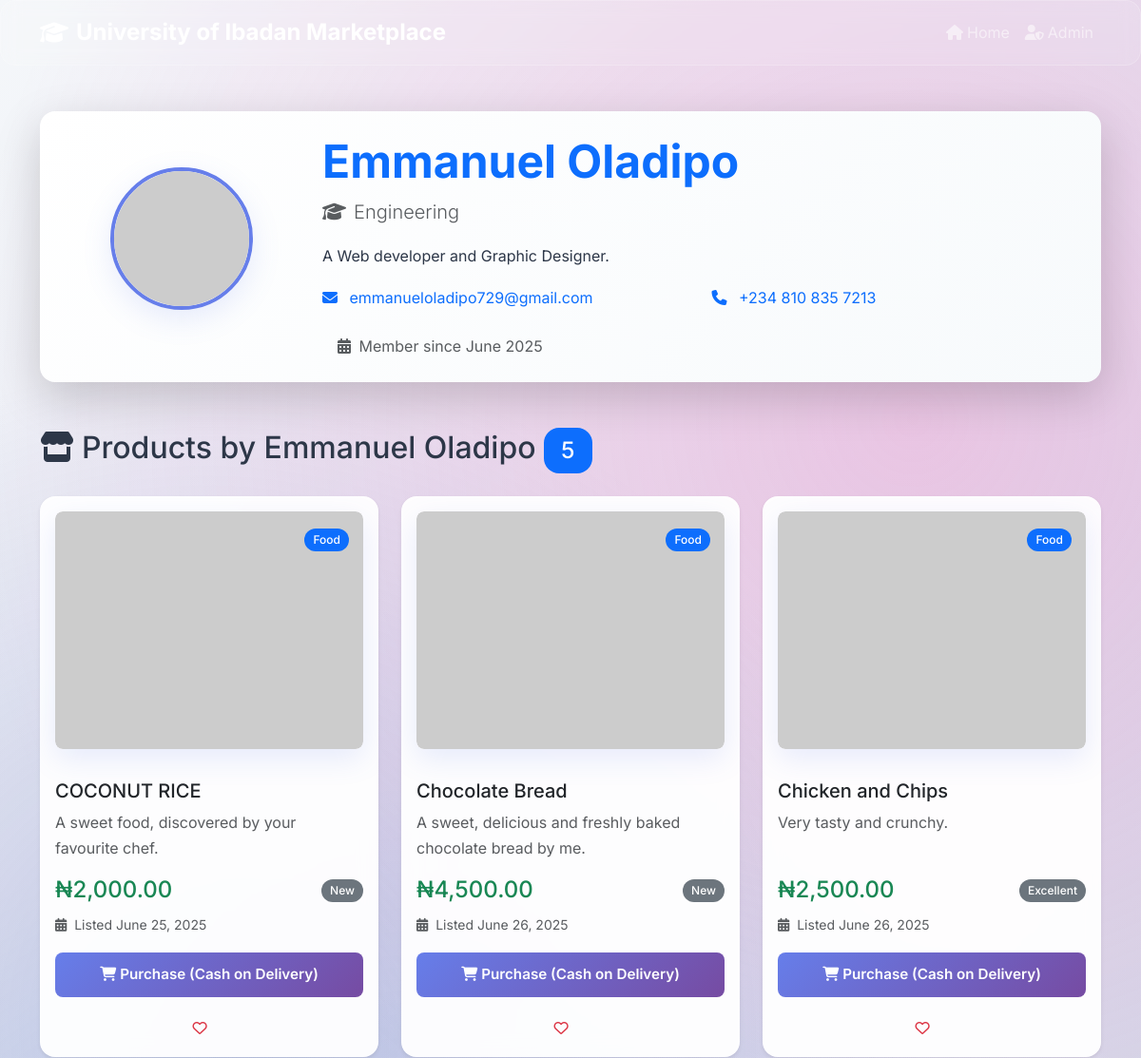
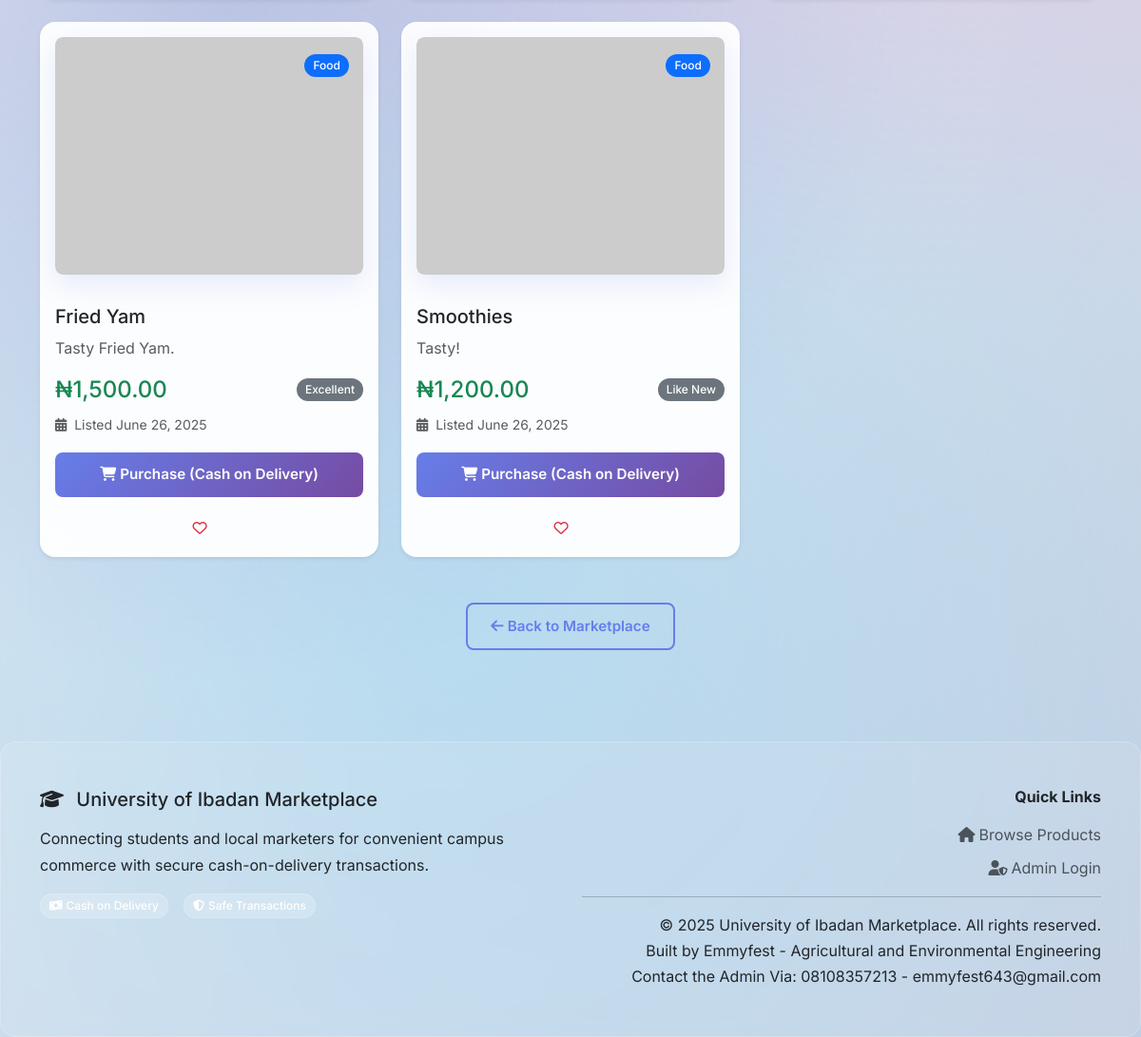
Screenshot of /seller/1 with the database file from the repository (2 pictures, top to bottom).
### models.py (models this page shows, shortened)
class University(db.Model):
    __tablename__ = 'university'
    id = Column(Integer, primary_key=True)
    name = Column(String(200), nullable=False)
    logo_url = Column(String(500))
    primary_color = Column(String(7), default='#007bff')
    secondary_color = Column(String(7), default='#28a745')
    accent_color = Column(String(7), default='#ffc107')
    updated_at = Column(DateTime, default=datetime.utcnow)

class Seller(db.Model):
    __tablename__ = 'sellers'
    id = Column(Integer, primary_key=True)
    name = Column(String(100), nullable=False)
    department = Column(String(100), nullable=False)
    email = Column(String(120), unique=True, nullable=False)
    phone = Column(String(20), nullable=False)
    profile_image_url = Column(String(500))
    bio = Column(Text)
    rating = Column(Float, default=0.0)
    is_active = Column(Boolean, default=True)
    created_at = Column(DateTime, default=datetime.utcnow)
    products = relationship("Product", back_populates="seller", cascade="all, delete-orphan")

class Product(db.Model):
    __tablename__ = 'products'
    id = Column(Integer, primary_key=True)
    seller_id = Column(Integer, ForeignKey('sellers.id'), nullable=False)
    name = Column(String(200), nullable=False)
    description = Column(Text, nullable=False)
    price = Column(Float, nullable=False)
    category = Column(String(50), nullable=False)
    condition = Column(String(50), default='Good')
    image_url = Column(String(500))
    is_available = Column(Boolean, default=True)
    created_at = Column(DateTime, default=datetime.utcnow)
    seller = relationship("Seller", back_populates="products")

### routes.py (the view)
@app.route('/seller/<int:seller_id>')
def seller_profile(seller_id):
    seller = Seller.query.filter_by(id=seller_id, is_active=True).first()
    is_admin = session.get('admin_logged_in', False)
    if not seller:
        flash('Seller not found or inactive.', 'error')
        return redirect(url_for('index'))
    products = Product.query.filter_by(seller_id=seller_id, is_available=True).all()
    university = University.query.first()
    return render_template('seller_profile.html', seller=seller, is_admin=is_admin, products=products, university=university)

### main.py (called while the page is built)
@app.before_request
def before_first_request():
    if not hasattr(app, '_database_initialized'):
        with app.app_context():
            init_database()  # This will create your admin user and university settings
        app._database_initialized = True

### routes.py (called while the page is built)
@app.template_filter('currency')
def currency_filter(value):
    return f"\u20a6{value:,.2f}"

@app.context_processor
def inject_globals():
    university = University.query.first()
    return {
        'admin_logged_in': session.get('admin_logged_in', False),
        'university': university
    }

### templates/seller_profile.html (shortened to what this page needs)
  {% extends "base.html" %}
{% block content %}
<div class="container py-5">
    <div class="row mb-5">
        <div class="col-12">
            <div class="seller-profile-card bg-white shadow-lg rounded-lg p-4">
                <div class="row align-items-center">
                    <div class="col-md-3 text-center">
                        <img src="{{ seller.profile_image }}"
                             class="rounded-circle seller-avatar mb-3"
                             alt="{{ seller.nam }}" width="150" height="150">
                    </div>
                    <div class="col-md-9">
                        <h1 class="display-5 fw-bold text-primary">{{ seller.name }}</h1>
                        <p class="lead text-muted mb-3">
                            <i class="fas fa-graduation-cap me-2"></i>{{ seller.department }}
                        </p>
                        {% if seller.bio %}
                        <p class="mb-3">{{ seller.bio }}</p>
                        {% endif %}
                        <div class="seller-contact-info">
                            <div class="row">
                                <div class="col-md-6">
                                    <p class="mb-2">
                                        <i class="fas fa-envelope text-primary me-2"></i>
                                        <a href="mailto:{{ seller.email }}" class="text-decoration-none">{{ seller.email }}</a>
                                    </p>
                                </div>
                                <div class="col-md-6">
                                    <p class="mb-2">
                                        <i class="fas fa-phone text-primary me-2"></i>
                                        <a href="tel:{{ seller.phone }}" class="text-decoration-none">{{ seller.phone }}</a>
                                    </p>
                                </div>
                            </div>
                        </div>
                      <div class="mt-3">
                            <span class="text-muted ms-3">
                                <i class="fas fa-calendar-alt me-1"></i>
                                Member since {{ seller.created_at.strftime('%B %Y') }}
                            </span>
                        </div>
                    </div>
                </div>
            </div>
        </div>
    </div>
    <div class="row">
        <div class="col-12">
            <h2 class="mb-4">
                <i class="fas fa-store me-2"></i>Products by {{ seller.name }}
                <span class="badge bg-primary">{{ products|length }}</span>
            </h2>
        </div>
    </div>
    {% if products %}
        <div class="row g-4">
            {% for product in products %}
                <div class="col-lg-4 col-md-6">
                    <div class="card product-card h-100 shadow-sm">
                        <div class="product-image-container">
                          <img src="{{ product.image_url }}" class="card-img-top product-image" alt="{{ product.name }}">
                            <div class="product-badge">
                                <span class="badge bg-primary">{{ product.category }}</span>
                            </div>
                        </div>
                        <div class="card-body d-flex flex-column">
                            <h5 class="card-title">{{ product.name }}</h5>
                            <p class="card-text text-muted flex-grow-1">{{ product.description }}</p>
                            <div class="product-details mb-3">
                                <div class="d-flex justify-content-between align-items-center mb-2">
                                    <span class="h4 text-success mb-0">{{ product.price|currency }}</span>
                                    <span class="badge bg-secondary">{{ product.condition }}</span>
                                </div>
                                <small class="text-muted">
                                    <i class="fas fa-calendar-alt me-1"></i>
                                    Listed {{ product.created_at.strftime('%B %d, %Y') }}
                                </small>
                            </div>
                            <div class="d-grid">
                                <a href="{{ url_for('contact_seller', seller_id=seller.id, product_id=product.id) }}"
                                   class="btn btn-primary">
                                    <i class="fas fa-shopping-cart me-1"></i>Purchase (Cash on Delivery)
                                </a>
                            </div>
                        </div>
                    </div>
                </div>
            {% endfor %}
        </div>
    {% endif %}
    <div class="row mt-5">
        <div class="col-12 text-center">
            <a href="{{ url_for('index') }}" class="btn btn-outline-primary">
                <i class="fas fa-arrow-left me-1"></i>Back to Marketplace
            </a>
        </div>
    </div>
</div>
{% endblock %}

### templates/base.html (shortened to what this page needs)
<!DOCTYPE html>
<html lang="en">
<head>
    <link href="https://cdn.jsdelivr.net/npm/bootstrap@5.3.0/dist/css/bootstrap.min.css" rel="stylesheet">
    <link href="https://cdnjs.cloudflare.com/ajax/libs/font-awesome/6.4.0/css/all.min.css" rel="stylesheet">
    <link href="{{ url_for('static', filename='css/style.css') }}" rel="stylesheet">
</head>
<body class="bg-animated">
    <nav class="navbar navbar-expand-lg navbar-dark sticky-top glass-effect">
        <div class="container">
            <a class="navbar-brand fw-bold" href="{{ url_for('index') }}">
                <i class="fas fa-graduation-cap me-2" {% if university and university.logo_url %}style="display:none;"{% endif %}></i>
                {{ university.name if university else 'University Marketplace' }}
            </a>
            <div class="collapse navbar-collapse" id="navbarNav">
                <ul class="navbar-nav ms-auto">
                    <li class="nav-item">
                        <a class="nav-link" href="{{ url_for('index') }}">
                            <i class="fas fa-home me-1"></i>Home
                        </a>
                    </li>
                    {% if admin_logged_in %}
                    <li class="nav-item">
                        <a class="nav-link" href="{{ url_for('admin') }}">
                            <i class="fas fa-cog me-1"></i>Admin Panel
                        </a>
                    </li>
                    <li class="nav-item">
                        <a class="nav-link" href="{{ url_for('admin_logout') }}">
                            <i class="fas fa-sign-out-alt me-1"></i>Logout
                        </a>
                    </li>
                    {% else %}
                    <li class="nav-item">
                        <a class="nav-link" href="{{ url_for('admin_login') }}">
                            <i class="fas fa-user-shield me-1"></i>Admin
                        </a>
                    </li>
                    {% endif %}
                </ul>
            </div>
        </div>
    </nav>
    <main>
        {% block content %}{% endblock %}
    </main>
    <footer class="glass-effect text-light py-5 mt-5">
        <div class="container">
            <div class="row">
                <div class="col-md-6">
    <h5 class="mb-3 text-dark">
        <i class="fas fa-graduation-cap me-2" {% if university and university.logo_url %}style="display:none;"{% endif %}></i>
        {{ university.name if university else 'University Marketplace' }}
    </h5>
    <p class="text-dark opacity-85">Connecting students and local marketers for convenient campus commerce with secure cash-on-delivery transactions.</p>
    <div class="d-flex gap-3 mt-3">
        <span class="badge hero-badge">
            <i class="fas fa-money-bill-wave me-1"></i>Cash on Delivery
        </span>
        <span class="badge hero-badge">
            <i class="fas fa-shield-alt me-1"></i>Safe Transactions
        </span>
    </div>
</div>
<div class="col-md-6 text-md-end">
    <h6 class="text-dark mb-3 fw-bold">Quick Links</h6>
    <div class="d-flex flex-column align-items-md-end gap-2">
        <a href="{{ url_for('index') }}" class="text-dark text-decoration-none opacity-75 hover-opacity-100">
            <i class="fas fa-home me-1"></i>Browse Products
        </a>
        {% if admin_logged_in %}
        <a href="{{ url_for('admin') }}" class="text-dark text-decoration-none opacity-75 hover-opacity-100">
            <i class="fas fa-cog me-1"></i>Admin Panel
        </a>
        {% else %}
        <a href="{{ url_for('admin_login') }}" class="text-dark text-decoration-none opacity-75 hover-opacity-100">
            <i class="fas fa-user-shield me-1"></i>Admin Login
        </a>
        {% endif %}
    </div>
    <hr class="text-dark opacity-30 my-3">
    <p class="text-dark opacity-60 mb-0">© 2025 {{ university.name if university else 'University Marketplace' }}. All rights reserved.<br>Built by Emmyfest - Agricultural and
    Environmental Engineering <br>Contact the Admin Via: 08108357213 - emmyfest643@gmail.com </p>
</div>
    </footer>
</body>
</html>

### rows the page displays
University: name "University of Ibadan Marketplace"
Seller: name "Emmanuel Oladipo", department "Engineering", bio "A Web developer and Graphic Designer.", email "emmanueloladipo729@gmail.com", phone "+234 810 835 7213", created_at "June 2025"
Product: category "Food", name "COCONUT RICE", description "A sweet food, discovered by your favourite chef.", price "₦2,000.00", condition "New", created_at "June 25, 2025"
Product: category "Food", name "Chocolate Bread", description "A sweet, delicious and freshly baked chocolate bread by me.", price "₦4,500.00", condition "New", created_at "June 26, 2025"
Product: category "Food", name "Chicken and Chips", description "Very tasty and crunchy.", price "₦2,500.00", condition "Excellent", created_at "June 26, 2025"
Product: category "Food", name "Fried Yam", description "Tasty Fried Yam.", price "₦1,500.00", condition "Excellent", created_at "June 26, 2025"
Product: category "Food", name "Smoothies", description "Tasty!", price "₦1,200.00", condition "Like New", created_at "June 26, 2025"

### other values shown
{{ products|length }} "5"
